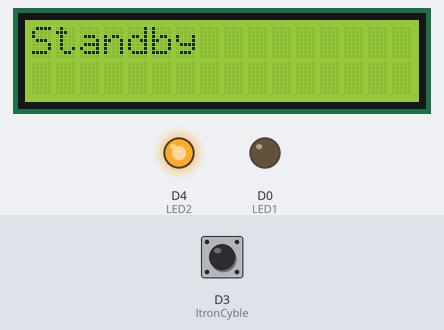
Bench run of a sketch on a simulated ESP8266 (NodeMCU). Parts: 16×2 character LCD, output pins drawn as LEDs (lit = HIGH). Inputs (shaded band) come from the test bench; at power-on: D3 (ItronCyble) LOW. What the sketch prints to the serial monitor is not drawn.

Above: at 0.1 s.
At 1.5 s:
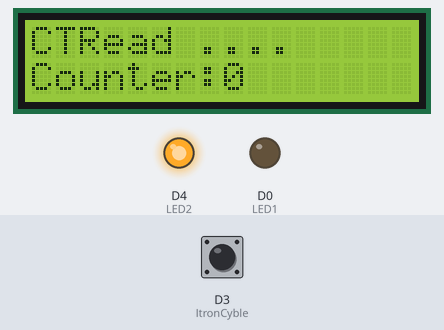
1.6 s: D3 (ItronCyble) pulsed HIGH 2 times (0.12 s each, 0.3 s apart)
At 2.34 s:
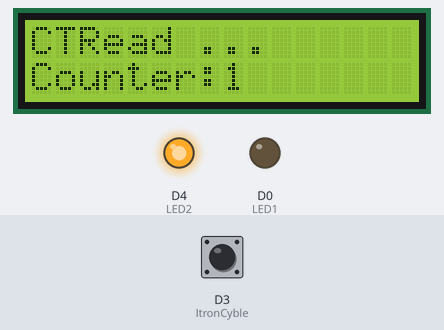
Timing chart, 0 to 4.6 s (numbered marks = the images above; inputs shaded):
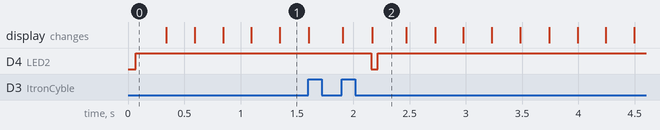

Measured:
- after the input at 1.6 s, D4 (LED2): HIGH → LOW after 0.56 s, → HIGH 0.06 s later

The sketch:

NodeMCU_cyblev1LCD.ino
```cpp
/*
Reading Itron Cyble V1 2Wire Version

Deskripsi :
Aplikasi ini membaca hasil bacaan dari sensor Cyble Itron v2 2 wire version
data yang terbaca ditampilkan diserial & LCD 16x2 dengan modul I2C
Device menggunakan NodeMCU ESP8266

Setting :
Cara memasang kabel sesor cyble ke board :
  White/Putih  : D3 : digital input
  Brown / Coklat  : Ground

LCD 16x2 I2C :
    SCL : D1
    SDA : D2
    VCC : VCC out
    GND ; Ground
I2C Address : 0x27
*/

#include <Wire.h>
#include <LiquidCrystal_I2C.h>

/* Config variable */
const int ItronCyble = D3;          // Kabel input data dari ITron warna Putih hubungkan ke pin D3 di MCU
LiquidCrystal_I2C lcd(0x27,16,2);   // set the LCD address to 0x27 , 16 : kolom , 2 : Baris

/* LED pin */
const int LED1 = 16  ;       // Indikator system berjalan
const int LED2 = 2  ;        // Indikator ketika data terbaca

/* Initial Variable */
int CybleCounter = 0 ;      // initial counter / bisa disamakan dengan angka pada stand meter
int SensorState = 0;        // var state read
int lastSensorState = 0;    // var. last read

/* Apps Begin */
int bar_count = 0 ;

void setup() {
  Serial.begin(9600) ;
  lcd.init();
  lcd.backlight();
  lcd.setCursor(0,0); lcd.print("Standby");

  /* Setup Cyble Sensor & LED indicator */
  pinMode(ItronCyble, INPUT);
  pinMode(LED1, OUTPUT);
  pinMode(LED2, OUTPUT);

  /* Set indikator system : on */
  digitalWrite(LED1, LOW);

  /* Set indikator read data : off */
  digitalWrite(LED2, HIGH);
  // Print a message to the LCD.
  delay(250) ;
  lcd.clear();
  lcd.setCursor(0,0); lcd.print("CTRead");
  lcd.setCursor(0,1); lcd.print("Counter:");
  lcd.setCursor(8,1); lcd.print(CybleCounter);
  Serial.println("System Ready");
}

void loop() {

  /* Read sensor */
  SensorState = digitalRead(ItronCyble);
  if (SensorState != lastSensorState) {
    /* if sensor state indicate LOW */
    if (SensorState == LOW) {
      Serial.print("counter:");
      CybleCounter++;
      Serial.println(CybleCounter);
      digitalWrite(LED2, LOW);
      lcd.setCursor(0,1); lcd.print("Counter:");
      lcd.setCursor(8,1); lcd.print(CybleCounter);
    }
    delay(50);
    digitalWrite(LED2, HIGH);
  }
  delay(250);
  bar_display() ;
  lastSensorState = SensorState;
}

void bar_display(){
  if (bar_count >= 4 ){
    bar_count = 0 ;
    lcd.setCursor(6,0); lcd.print("     ");
  }
  int col_bar = bar_count + 7 ;
  lcd.setCursor(col_bar,0); lcd.print(".");
  bar_count = bar_count + 1 ;
}
```
